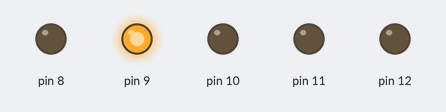
Recording of a sketch running on a simulated Arduino Uno, built with avr-gcc and run on an emulated ATmega328P. Parts: output pins drawn as LEDs (lit = HIGH).

Above: at 0.07 s.
At 0.52 s:
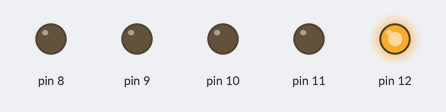
At 1.12 s:
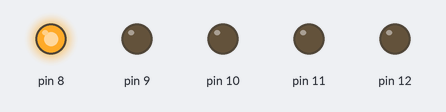
At 1.42 s:
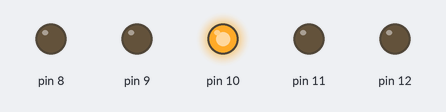
At 2.77 s:
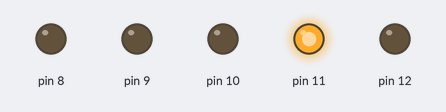
Timing chart, 0 to 3.1 s (numbered marks = the images above):
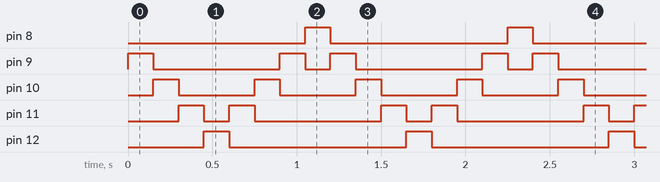

Measured:
- by itself, pin 8, pin 12: alternates HIGH for 0.15 s and LOW for 1.1 s
- by itself, pin 9: repeats every 1.2 s: LOW 0.75 s, HIGH 0.15 s, LOW 0.15 s, HIGH 0.15 s
- by itself, pin 10: alternates HIGH for 0.15 s and LOW for 0.45 s
- by itself, pin 11: repeats every 1.2 s: LOW 0.15 s, HIGH 0.15 s, LOW 0.75 s, HIGH 0.15 s

The sketch:

cylon.ino
```cpp
unsigned char upDown=1; // start off going UP
unsigned char cylon=0; // determines which LED is on 0 to 4
void setup() { // initialize the digital pins as outputs.
DDRB = B00011111; // sets Arduino port B pins 0 to 4 as outputs pinMode
}
void loop() {
if(upDown==1){
  cylon++;
  if(cylon>=4)
    upDown=0; // Reached max LED, next time we need to go down
}
else {
  cylon--;
  if(cylon==0) upDown=1;
 // Reached min LED, next time we need to go up
 }
PORTB = 1 << cylon;
delay(150);
}
```
